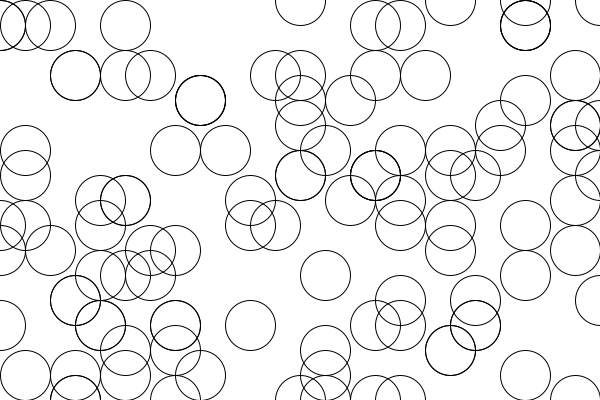
Frame 1 (no input)
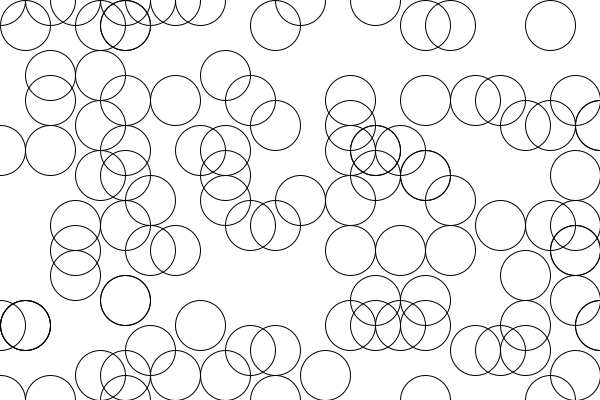
Frame 2 (the mouse pressed at the canvas centre, redrawn once)

The Processing sketch that drew these frames (run headless with seeded random() and noise(); the mouse was pressed at the canvas centre and the sketch redrawn once):

// Processing sketch: processing_19135
// ── processing_19135.pde


int[] x  = {0, 25, 50, 75, 100, 125, 150, 175, 200, 225, 250, 275, 300,
              325, 350, 375, 400, 425, 450, 475, 500, 525, 550, 575, 600,
           0, 25, 50, 75, 100, 125, 150, 175, 200, 225, 250, 275, 300,
              325, 350, 375, 400, 425, 450, 475, 500, 525, 550, 575, 600,
           0, 25, 50, 75, 100, 125, 150, 175, 200, 225, 250, 275, 300,
              325, 350, 375, 400, 425, 450, 475, 500, 525, 550, 575, 600,
           0, 25, 50, 75, 100, 125, 150, 175, 200, 225, 250, 275, 300,
              325, 350, 375, 400, 425, 450, 475, 500, 525, 550, 575, 600, 
           0, 25, 50, 75, 100, 125, 150, 175, 200, 225, 250, 275, 300,
              325, 350, 375, 400, 425, 450, 475, 500, 525, 550, 575, 600,  };
int[] y  = {0, 25, 75, 100, 125, 150, 175, 200, 225, 250, 275, 300, 325,
              350, 375, 400, 425, 475, 500, 75, 100, 125, 150, 175, 200, 225, 250, 275, 300, 325,
              350, 375, 400, 425, 475, 500,
           0, 25, 75, 100, 125, 150, 175, 200, 225, 250, 275, 300, 325,
              350, 375, 400, 425, 475, 500, 
            0, 25, 75, 100, 125, 150, 175, 200, 225, 250, 275, 300, 325,
              350, 375, 400, 425, 475, 500, 
            0, 25, 75, 100, 125, 150, 175, 200, 225, 250, 275, 300, 325,
              350, 375, 400, 425, 475, 500}; 
 
 
 void setup() {  size(600,400); noFill(); smooth();}

void draw() {
   background(255);
  for (int i = 0; i < x.length; i++) {
 
    int rndX = int(random(x.length)); 
    int rndY = int(random(y.length));   
  ellipse(x[rndX], y[rndY], 50,50);
    }
  
  noLoop();
}


 
 void mousePressed() {
 redraw();
 }
